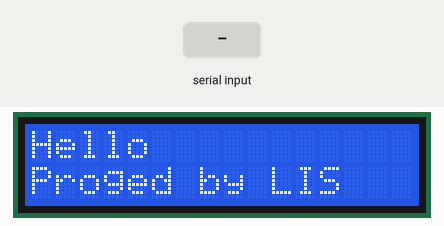
Simulated run of this program. Board: Arduino Uno, built with avr-gcc and run on an emulated ATmega328P. Shown: 16×2 character LCD. Inputs (shaded band) come from the test bench. What the program prints to the serial monitor is not drawn.

Above: at 1.2 s.
1.3 s: "start_trans|" received over Serial
At 2.7 s:
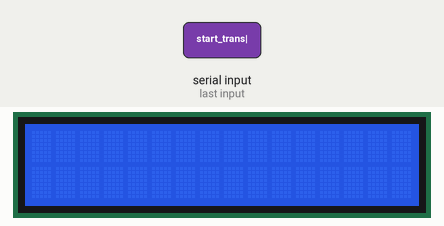
3.0 s: "start_trans|" received over Serial
At 3.6 s:
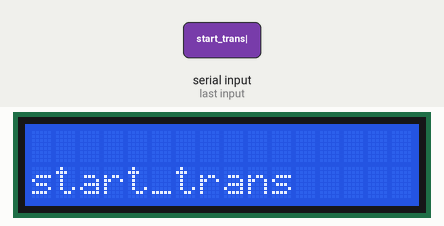
4.5 s: "1|" received over Serial
At 4.8 s:
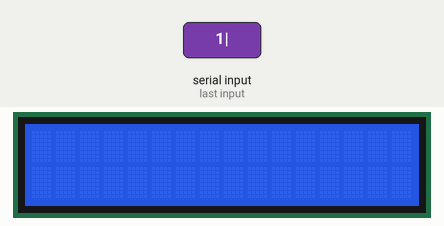
Timing chart, 0 to 7.5 s (numbered marks = the images above; inputs shaded):
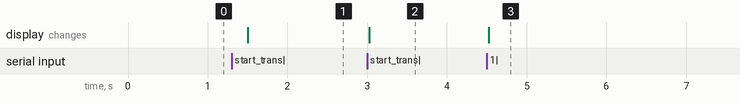

The program:

main.cpp
```cpp
#include <Arduino.h>
#include <LiquidCrystal_I2C.h>
#include <Wire.h>
#include <Thread.h>

LiquidCrystal_I2C lcd(0x3F, 16, 2); // Указываем I2C адрес (наиболее распространенное значение), а также параметры экрана (в случае LCD 1602 - 2 строки по 16 символов в каждой

Thread reading_thread = Thread();
Thread scroll_thread = Thread();

bool flag_artist = false;
bool flag_title = false;

void transmit();
void autoscroll();

void setup()
{

    reading_thread.onRun(transmit);
    reading_thread.setInterval(500);

    scroll_thread.onRun(autoscroll);
    scroll_thread.setInterval(300);

    Serial.begin(9600);
    Serial.println("Start!");
    lcd.init();                      // Инициализация дисплея
    lcd.backlight();                 // Подключение подсветки
    lcd.setCursor(0, 0);             // Установка курсора в начало первой строки
    lcd.print("Hello");              // Набор текста на первой строке
    lcd.setCursor(0, 1);             // Установка курсора в начало второй строки
    lcd.print("Proged by LIS");

}
void loop()
{
    if (reading_thread.shouldRun()) {
        reading_thread.run();
    }
    if (scroll_thread.shouldRun()) {
        scroll_thread.run();
    }
}

void transmit() {
    if (!(Serial.available() > 0))
    {
        return;
    }

    lcd.clear();

    String* artist = new String;
    String* title = new String;

    if (Serial.readStringUntil('|') == "start_trans")
    {
        Serial.println("Start reading");
        *artist = Serial.readStringUntil('|');
        *title = Serial.readStringUntil('|');

        if (artist->length() > 16) {
            flag_artist = true;
        }
        else {
            flag_artist = false;
        }
        if (title->length() > 16)
        {
            flag_title = true;
        }
        else
        {
            flag_title = false;
        }

        if (artist->length() > 40)
        {
                *artist = artist->substring(0, 39);
        }
        if (title->length() > 40)
        {
                *title = title->substring(0, 39);
        }

        Serial.println("Stop reading");
        Serial.println(*artist);
        Serial.println(*title);
        lcd.setCursor(0, 0);
        lcd.print(*artist);
        lcd.setCursor(0, 1);
        lcd.print(*title);
    }

    delete artist;
    delete title;
}
void autoscroll()
{
    if (flag_artist || flag_title) {
        lcd.scrollDisplayLeft();
    }
}
```

Measured:
- after the input at 1.3 s, the display: changes after 0.20 s (image 1)
- after the input at 3.0 s, the display: changes at once (image 2)
- after the input at 4.5 s, the display: changes at once (image 3)
